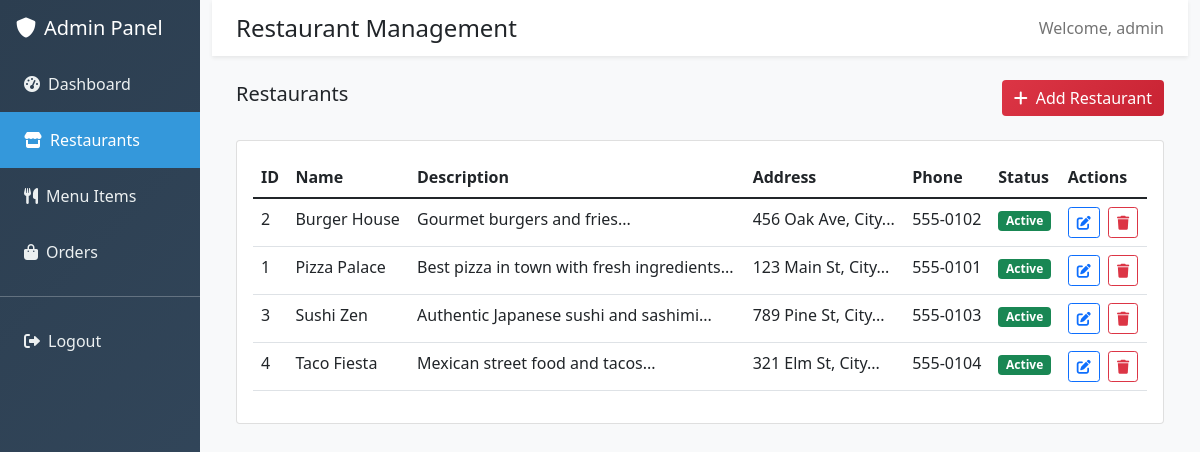
The app's page /admin/restaurants.php (signed in) with its own data.
### tables this page shows
CREATE TABLE restaurants (
    id INT AUTO_INCREMENT PRIMARY KEY,
    name VARCHAR(100) NOT NULL,
    description TEXT,
    address TEXT,
    phone VARCHAR(20),
    image VARCHAR(255),
    status ENUM('active', 'inactive') DEFAULT 'active',
    created_at TIMESTAMP DEFAULT CURRENT_TIMESTAMP
);

### includes/Restaurant.php (called while the page is built, shortened)
<?php
require_once __DIR__ . '/../config/database.php';
class Restaurant {
    private $conn;
    private $table_name = "restaurants";
    public function __construct() {
        $database = new Database();
        $this->conn = $database->getConnection();
    }
    public function getAllRestaurants() {
        $query = "SELECT * FROM " . $this->table_name . " WHERE status = 'active' ORDER BY name ASC";
        $stmt = $this->conn->prepare($query);
        $stmt->execute();
        return $stmt->fetchAll();
    }
}
?>

### config/database.php (called while the page is built, shortened)
<?php
class Database {
    private $host = 'localhost';
    private $db_name = 'food_delivery';
    private $username = 'root';
    private $password = '';
    public function getConnection() {
        $this->conn = null;
        try {
            $this->conn = new PDO(
                "mysql:host=" . $this->host . ";dbname=" . $this->db_name,
                $this->username,
                $this->password
            );
            $this->conn->setAttribute(PDO::ATTR_ERRMODE, PDO::ERRMODE_EXCEPTION);
            $this->conn->setAttribute(PDO::ATTR_DEFAULT_FETCH_MODE, PDO::FETCH_ASSOC);
        } catch(PDOException $exception) {
            echo "Connection error: " . $exception->getMessage();
        }
        return $this->conn;
    }
}
?>

### admin/restaurants.php (the view, shortened to what this page needs)
<?php
require_once '../includes/Restaurant.php';
$restaurant = new Restaurant();
$restaurants = $restaurant->getAllRestaurants();
?>
<!DOCTYPE html>
<html lang="en">
<head>
    <link href="https://cdn.jsdelivr.net/npm/bootstrap@5.1.3/dist/css/bootstrap.min.css" rel="stylesheet">
    <link href="https://cdnjs.cloudflare.com/ajax/libs/font-awesome/6.0.0/css/all.min.css" rel="stylesheet">
</head>
<body>
    <div class="container-fluid">
        <div class="row">
            <div class="col-md-3 col-lg-2 sidebar">
                <div class="p-3">
                    <h5 class="text-white mb-0">
                        <i class="fas fa-shield-alt me-2"></i>Admin Panel
                    </h5>
                </div>
                <nav class="nav flex-column">
                    <a class="nav-link" href="dashboard.php">
                        <i class="fas fa-tachometer-alt me-2"></i>Dashboard
                    </a>
                    <a class="nav-link active" href="restaurants.php">
                        <i class="fas fa-store me-2"></i>Restaurants
                    </a>
                    <a class="nav-link" href="menu.php">
                        <i class="fas fa-utensils me-2"></i>Menu Items
                    </a>
                    <a class="nav-link" href="orders.php">
                        <i class="fas fa-shopping-bag me-2"></i>Orders
                    </a>
                    <hr class="text-white">
                    <a class="nav-link" href="logout.php">
                        <i class="fas fa-sign-out-alt me-2"></i>Logout
                    </a>
                </nav>
            </div>
            <div class="col-md-9 col-lg-10 main-content">
                <nav class="navbar navbar-expand-lg navbar-light bg-white shadow-sm">
                    <div class="container-fluid">
                        <h4 class="mb-0">Restaurant Management</h4>
                        <div class="navbar-nav ms-auto">
                            <span class="navbar-text">
                                Welcome, <?php echo htmlspecialchars($_SESSION['admin_username']); ?>
                            </span>
                        </div>
                    </div>
                </nav>
                <div class="p-4">
                    <div class="d-flex justify-content-between align-items-center mb-4">
                        <h5>Restaurants</h5>
                        <button class="btn btn-primary" data-bs-toggle="modal" data-bs-target="#restaurantModal" onclick="openRestaurantModal()">
                            <i class="fas fa-plus me-2"></i>Add Restaurant
                        </button>
                    </div>
                    <div class="card">
                        <div class="card-body">
                            <div class="table-responsive">
                                <table class="table table-hover">
                                    <thead>
                                        <tr>
                                            <th>ID</th>
                                            <th>Name</th>
                                            <th>Description</th>
                                            <th>Address</th>
                                            <th>Phone</th>
                                            <th>Status</th>
                                            <th>Actions</th>
                                        </tr>
                                    </thead>
                                    <tbody>
                                        <?php foreach ($restaurants as $rest): ?>
                                        <tr>
                                            <td><?php echo $rest['id']; ?></td>
                                            <td><?php echo htmlspecialchars($rest['name']); ?></td>
                                            <td><?php echo htmlspecialchars(substr($rest['description'], 0, 50)) . '...'; ?></td>
                                            <td><?php echo htmlspecialchars(substr($rest['address'], 0, 30)) . '...'; ?></td>
                                            <td><?php echo htmlspecialchars($rest['phone']); ?></td>
                                            <td>
                                                <span class="badge bg-<?php echo $rest['status'] === 'active' ? 'success' : 'danger'; ?>">
                                                    <?php echo ucfirst($rest['status']); ?>
                                                </span>
                                            </td>
                                            <td>
                                                <button class="btn btn-sm btn-outline-primary me-1"
                                                        onclick="editRestaurant(<?php echo htmlspecialchars(json_encode($rest)); ?>)">
                                                    <i class="fas fa-edit"></i>
                                                </button>
                                                <button class="btn btn-sm btn-outline-danger"
                                                        onclick="deleteRestaurant(<?php echo $rest['id']; ?>, '<?php echo htmlspecialchars($rest['name']); ?>')">
                                                    <i class="fas fa-trash"></i>
                                                </button>
                                            </td>
                                        </tr>
                                        <?php endforeach; ?>
                                    </tbody>
                                </table>
                            </div>
                        </div>
                    </div>
                </div>
            </div>
        </div>
    </div>
</body>
</html>

### admin/restaurants.php (style rules this page uses)
.sidebar { background: linear-gradient(135deg, #2c3e50, #34495e); min-height: 100vh; padding: 0; }
.sidebar .nav-link { color: #ecf0f1; padding: 1rem 1.5rem; border-radius: 0; transition: all 0.3s ease; }
.sidebar .nav-link:hover, .sidebar .nav-link.active { background-color: #3498db; color: white; }
.main-content { background-color: #f8f9fa; min-height: 100vh; }
.btn-primary { background: linear-gradient(135deg, #dc3545, #c82333); border: none; }

### records on screen
restaurants: id "2", name "Burger House", description "Gourmet burgers and fries", address "456 Oak Ave, City", phone "555-0102", status "Active"
restaurants: id "1", name "Pizza Palace", description "Best pizza in town with fresh ingredients", address "123 Main St, City", phone "555-0101", status "Active"
restaurants: id "3", name "Sushi Zen", description "Authentic Japanese sushi and sashimi", address "789 Pine St, City", phone "555-0103", status "Active"
restaurants: id "4", name "Taco Fiesta", description "Mexican street food and tacos", address "321 Elm St, City", phone "555-0104", status "Active"

### other values on screen
$_SESSION['admin_username'] "admin"
